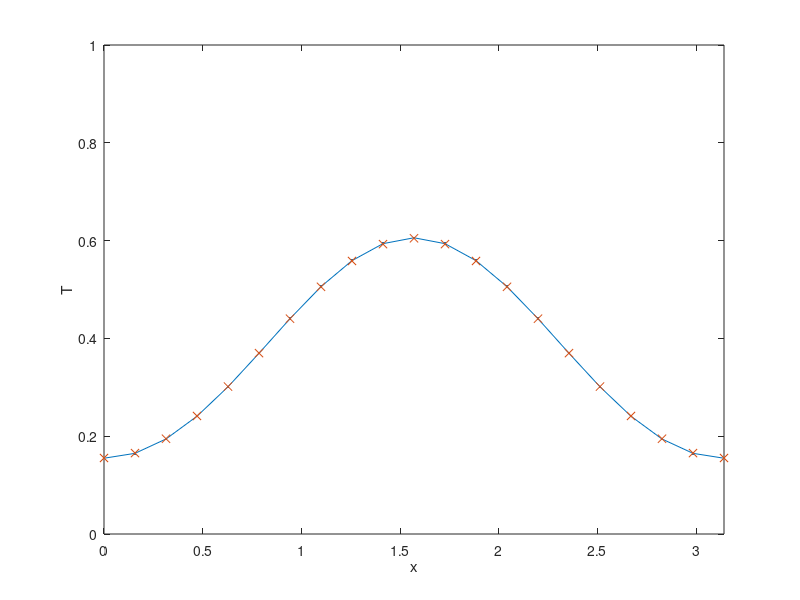

Reproduce this figure in MATLAB.
% heat_1d_ftcs.m
% Numerical simulation of the heat equation using 
% forward-time central-space scheme.
clearvars;
close all;

% Domain length
L = pi;
% Thermal diffusivity 
kappa = 0.1;
% Number of grid points
nx = 21;
% Time step size
dt = 0.02;
% Number of time steps
nt = 100;

% Grid step
dx = L/(nx-1);
% Grid
x = dx*(0:(nx-1)).';
% Boundary conditions are periodic

% Initial condition
T0 = sin(x).^4;

% Startup
t = 0;
T = T0;
T_new = T;

% Time iterations
for n = 1:nt
    % Update the values in the bulk flow
    T_new(1) = T(1) + dt * kappa *(T(nx-1)-2*T(1)+T(2))/dx^2;
    T_new(2:nx-1) = T(2:nx-1) + ...
        dt * kappa *(T(1:nx-2)-2*T(2:nx-1)+T(3:nx))/dx^2;
    % Last point holds the same value as the first point 
    T_new(nx) = T_new(1);
    
    % Update
    t = n*dt;    
    T = T_new;
    
    % Plot temperature profiles
    figure(1); clf;
    % Unsteady numerical solution
    plot(x,T,'.-'); hold on;
    
    % Plot the exact solution
    T_exact = 3/8 - 1/2*exp(-4*kappa*t)*cos(2*x) + ...
        1/8*exp(-16*kappa*t)*cos(4*x);
    plot(x,T_exact,'x'); hold on;
    
    % Annotations
    xlabel('x');
    ylabel('T');
    axis([0 pi 0 1]);
    pause(0.01);
end
